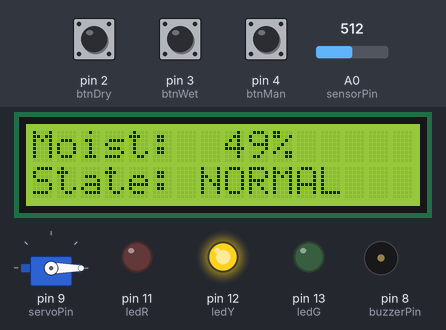
Bench run of a sketch on a simulated Arduino Uno, built with avr-gcc and run on an emulated ATmega328P. On the bench: servo, 16×2 character LCD, output pins drawn as LEDs (lit = HIGH), buzzer (waves = sounding). The inputs (shaded band) are chosen by the test bench; at power-on: A0 (sensorPin) = 512, pin 2 (btnDry) HIGH, pin 3 (btnWet) HIGH, pin 4 (btnMan) HIGH. What the sketch prints to the serial monitor is not drawn.

Above: at 1.9 s.
2.0 s: A0 (sensorPin) set to 692
At 3.1 s:
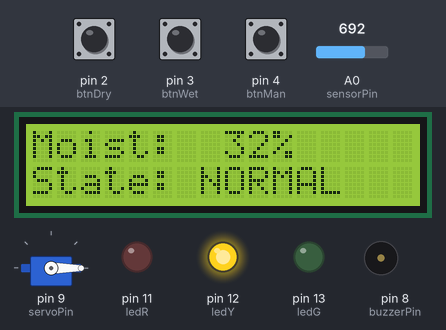
3.5 s: A0 (sensorPin) set to 714
At 4.9 s:
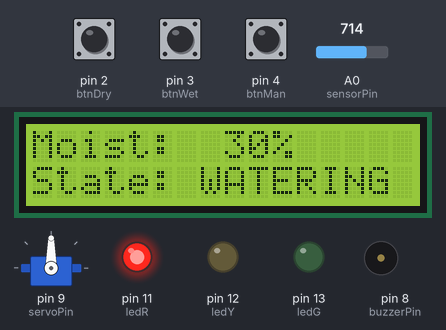
5.2 s: pin 2 (btnDry) pulled LOW for 1 s
At 5.39 s:
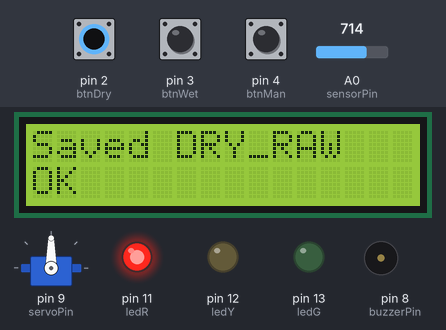
6.8 s: pin 3 (btnWet) pulled LOW for 3.2 s
At 7.05 s:
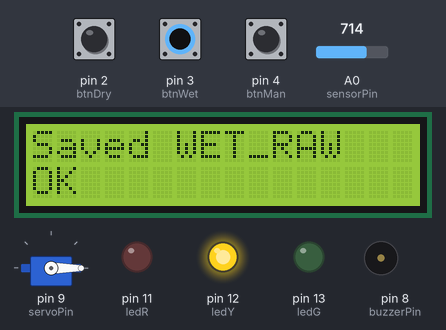
11.5 s: pin 2 (btnDry) pulled LOW for 0.15 s
At 11.68 s:
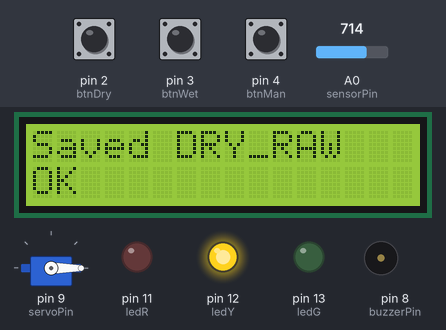
14.6 s: pin 2 (btnDry) pulled LOW for 3.2 s
At 16.11 s:
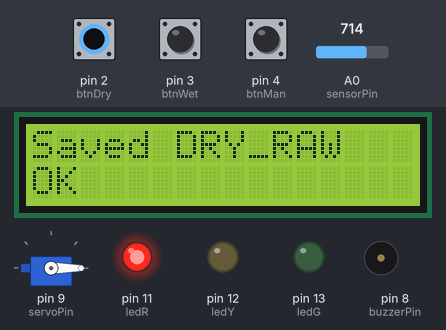
Timing chart, 0 to 20.1 s (numbered marks = the images above; inputs shaded):
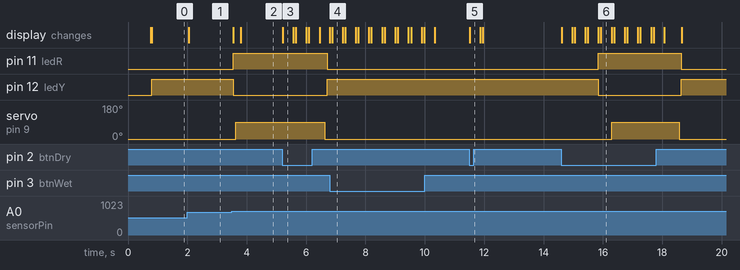

Measured:
- the behaviour switches between 705 and 706 on A0 (sensorPin) (found by bisection; images 1 and 2)
- after the input at 2.0 s, the display: changes after 0.05 s (image 1)
- after the input at 3.5 s, pin 11 (ledR): LOW → HIGH at once; pin 12 (ledY): HIGH → LOW at once; servo on pin 9 (servoPin): 0° → 90° after 0.13 s; the display: first changes after 0.05 s (image 2 shows a later state)
- after the input at 5.2 s, the display: changes at once (image 3)
- after the input at 6.8 s, the display: changes after 0.08 s (image 4)
- after the input at 11.5 s, the display: changes at once (image 5)
- after the input at 14.6 s, the display: changes at once (image 6)

The sketch:

moisture_guard.ino
```cpp
#include <Servo.h>
#include <LiquidCrystal.h>

Servo valve;

// LCD: RS, EN, D4, D5, D6, D7
// RS->7, EN->6, D4->5, D5->10, D6->A1, D7->A2
LiquidCrystal lcd(7, 6, 5, 10, A1, A2);

// ---- Pins ----
const int sensorPin = A0;

const int ledR = 11;
const int ledY = 12;
const int ledG = 13;

const int buzzerPin = 8;
const int servoPin  = 9;

// Buttons (INPUT_PULLUP)
const int btnDry = 2;
const int btnWet = 3;
const int btnMan = 4;

// ---- Calibration (Tinkercad range) ----
int DRY_RAW = 1023;
int WET_RAW = 0;

// ---- Thresholds ----
const int START_WATER_BELOW = 30; // يبدأ ري تحت 30%
const int STOP_WATER_ABOVE  = 40; // يوقف فوق 40%

// ---- Timings ----
bool watering = false;
bool cooldown = false;

unsigned long t0 = 0;
const unsigned long WATER_MS    = 3000;
const unsigned long COOLDOWN_MS = 8000;

// LCD update (avoid flicker)
unsigned long lastLcd = 0;

// ---- LOG THROTTLE (حل مشكلة المسح في Serial Monitor) ----
const unsigned long LOG_EVERY_MS = 250;  // خليها 250 أو 500 لو عايز أبطأ
unsigned long lastLog = 0;

// ---- Helpers ----
int smoothRead() {
  long sum = 0;
  for (int i = 0; i < 10; i++) {
    sum += analogRead(sensorPin);
    delay(3);
  }
  return sum / 10;
}

int moisturePercent(int raw) {
  if (DRY_RAW == WET_RAW) return 0;
  long p = (long)(DRY_RAW - raw) * 100L / (DRY_RAW - WET_RAW); // Dry=0, Wet=100
  if (p < 0) p = 0;
  if (p > 100) p = 100;
  return (int)p;
}

void setLeds(bool r, bool y, bool g) {
  digitalWrite(ledR, r);
  digitalWrite(ledY, y);
  digitalWrite(ledG, g);
}

void beep(bool on) {
  if (on) tone(buzzerPin, 1200);
  else noTone(buzzerPin);
}

void valveOpen(bool open) {
  if (open) valve.write(90);
  else valve.write(0);
}

bool pressed(int pin) {
  return digitalRead(pin) == LOW; // INPUT_PULLUP
}

void lcdShow(int percent, const char* stateText) {
  lcd.setCursor(0, 0);
  lcd.print("Moist: ");
  if (percent < 100) lcd.print(" ");
  if (percent < 10)  lcd.print(" ");
  lcd.print(percent);
  lcd.print("%     ");

  lcd.setCursor(0, 1);
  lcd.print("State: ");
  lcd.print(stateText);
  lcd.print("       ");
}

void lcdMsg(const char* line1, const char* line2) {
  lcd.clear();
  lcd.setCursor(0, 0); lcd.print(line1);
  lcd.setCursor(0, 1); lcd.print(line2);
}

// CSV logger: ms,raw,percent,stateId
void logCSV(unsigned long ms, int raw, int percent, int stateId) {
  Serial.print(ms);      Serial.print(",");
  Serial.print(raw);     Serial.print(",");
  Serial.print(percent); Serial.print(",");
  Serial.println(stateId);
}

// print only every LOG_EVERY_MS
void maybeLog(unsigned long ms, int raw, int percent, int stateId) {
  if (ms - lastLog >= LOG_EVERY_MS) {
    logCSV(ms, raw, percent, stateId);
    lastLog = ms;
  }
}

void setup() {
  pinMode(ledR, OUTPUT);
  pinMode(ledY, OUTPUT);
  pinMode(ledG, OUTPUT);
  pinMode(buzzerPin, OUTPUT);

  pinMode(btnDry, INPUT_PULLUP);
  pinMode(btnWet, INPUT_PULLUP);
  pinMode(btnMan, INPUT_PULLUP);

  Serial.begin(9600);

  valve.attach(servoPin);
  valveOpen(false);

  lcd.begin(16, 2);
  lcdMsg("Moisture Guard", "Ready");
  delay(700);
  lcd.clear();

  // Optional: header مرة واحدة (لو عايز)
  // Serial.println("ms,raw,percent,stateId");
}

void loop() {
  int raw = smoothRead();
  int percent = moisturePercent(raw);
  unsigned long now = millis();

  // stateId mapping:
  // 0=WET, 1=NORMAL, 2=DRY, 3=WATERING, 4=COOLDOWN
  int stateId = 1;
  const char* stateText = "NORMAL";

  // ---- Buttons ----
  if (pressed(btnDry)) {
    DRY_RAW = raw;
    lcdMsg("Saved DRY_RAW", "OK");
    delay(350);
    lcd.clear();
  }

  if (pressed(btnWet)) {
    WET_RAW = raw;
    lcdMsg("Saved WET_RAW", "OK");
    delay(350);
    lcd.clear();
  }

  if (pressed(btnMan) && !watering && !cooldown) {
    watering = true;
    t0 = now;
    delay(250);
  }

  // ---- WATERING ----
  if (watering) {
    stateId = 3;
    stateText = "WATERING";

    setLeds(true, false, false);
    beep(false);
    valveOpen(true);

    // log throttled
    maybeLog(now, raw, percent, stateId);

    // stop watering when moisture reached stop threshold OR timer ends
    if (percent >= STOP_WATER_ABOVE || now - t0 >= WATER_MS) {
      watering = false;
      valveOpen(false);
      cooldown = true;
      t0 = now;
    }
  }
  // ---- COOLDOWN ----
  else if (cooldown) {
    stateId = 4;
    stateText = "COOLDOWN";

    setLeds(false, true, false);
    beep(false);
    valveOpen(false);

    maybeLog(now, raw, percent, stateId);

    if (now - t0 >= COOLDOWN_MS) cooldown = false;
  }
  // ---- NORMAL STATES ----
  else {
    if (percent >= 70) {
      stateId = 0;
      stateText = "WET";

      setLeds(false, false, true);
      beep(false);
      valveOpen(false);
    }
    else if (percent > START_WATER_BELOW) {
      stateId = 1;
      stateText = "NORMAL";

      setLeds(false, true, false);
      beep(false);
      valveOpen(false);
    }
    else {
      stateId = 2;
      stateText = "DRY";

      setLeds(true, false, false);
      beep(true);
      valveOpen(false);

      // auto start watering
      watering = true;
      t0 = now;
      beep(false);
    }

    maybeLog(now, raw, percent, stateId);
  }

  // LCD update (avoid flicker)
  if (now - lastLcd >= 200) {
    lcdShow(percent, stateText);
    lastLcd = now;
  }

  delay(50);
}
```
